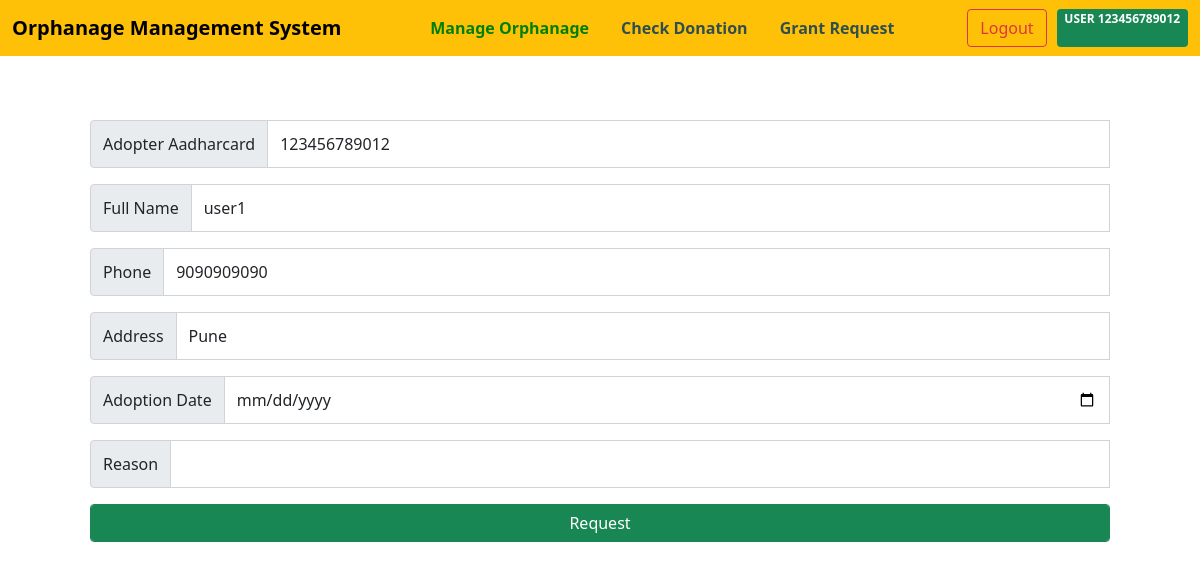
Screenshot of /Adoptor/RequestAdoption.php (signed in) with the database file from the repository.
### tables this page shows
CREATE TABLE `adopter` (
  `aadharcard` varchar(100) NOT NULL,
  `name` varchar(100) NOT NULL,
  `phone` varchar(100) NOT NULL,
  `address` varchar(200) NOT NULL,
  `password` varchar(50) NOT NULL
);

### Adoptor/RequestAdoption.php (the view, shortened to what this page needs)
<!doctype html>
<html lang="en">
<head>
    <link href="https://cdn.jsdelivr.net/npm/bootstrap@5.0.2/dist/css/bootstrap.min.css" rel="stylesheet">
</head>
<body>
<?php
        $host = 'localhost:3306';
        $user = 'root';
        $pass = '';
        $dbname = 'orphanage-master';
        $conn = mysqli_connect($host, $user, $pass,$dbname);
        ?>
<nav class="navbar navbar-light bg-warning">
        <div class="container-fluid">
            <a class="navbar-brand" style="font-weight: bold;color:black">Orphanage Management System</a>
            <form class="d-flex">
            <a class="nav-link" href="Manage.php"><span style="font-weight: bold;color:green;">Manage Orphanage</span></a>
            <a class="nav-link" href="checkdonation.php"><span style="font-weight: bold;color:darkslategray;">Check Donation</span></a>
            <a class="nav-link" href="grantrequest.php"><span style="font-weight: bold;color:darkslategray;">Grant Request</span></a>
            </form>
            <form class="d-flex">
              <a href="logout.php" >  <button type="button" class="btn btn-outline-danger"  style="margin-right: 10px;">Logout</button></a>
              <span class="badge bg-success">USER <?php  echo $_SESSION["aadharcard"]; ?></span>
            </form>
        </div>
    </nav>
    <div class="container mt-3 p-5">
<?php
        $user=$_SESSION["aadharcard"];
        $result = mysqli_query($conn, "SELECT * FROM adopter WHERE aadharcard = '$user'");
        while($row = mysqli_fetch_array($result))
        {
    ?>
    <form class="container" action="responseAdoption.php" method="post">
        <div class="input-group mb-3">
        <span class="input-group-text" id="basic-addon1">Adopter Aadharcard</span>
        <input type="text" class="form-control" value="<?php echo $row['aadharcard']; ?>" name="adopter_aadharcard" required><br><br>
            </div>
        <div class="input-group mb-3">
            <span class="input-group-text" id="basic-addon1">Full Name</span>
            <input type="text" class="form-control" value="<?php echo $row['name']; ?>" name="full_name" required><br><br>
        </div>
        <div class="input-group mb-3">
            <span class="input-group-text" id="basic-addon1">Phone</span>
            <input type="text" class="form-control" value="<?php echo $row['phone']; ?>" name="phone" required><br><br>
        </div>
        <div class="input-group mb-3">
        <span class="input-group-text" id="basic-addon1">Address</span>
            <input type="text" class="form-control" value="<?php echo $row['address']; ?>" name="address" required><br><br>
        </div>
        <div class="input-group mb-3">
        <span class="input-group-text" id="basic-addon1">Adoption Date</span>
            <input type="date" class="form-control"  name="adoption_date" required><br><br>
        </div>
            <div class="input-group mb-3">
            <span class="input-group-text" id="basic-addon1">Reason</span>
        <input type="text" class="form-control" name="reason" required><br><br>
            </div>
        <div class="input-group mb-3">
            <input type="submit" class="form-control btn btn-success" value="Request">
            </div>
        </form>
        <?php } ?>
</div>
</body>
</html>

### rows the page displays
adopter: adopter_aadharcard "123456789012", full_name "user1", phone "9090909090", address "Pune"

### other values shown
$_SESSION["aadharcard"] "123456789012"
